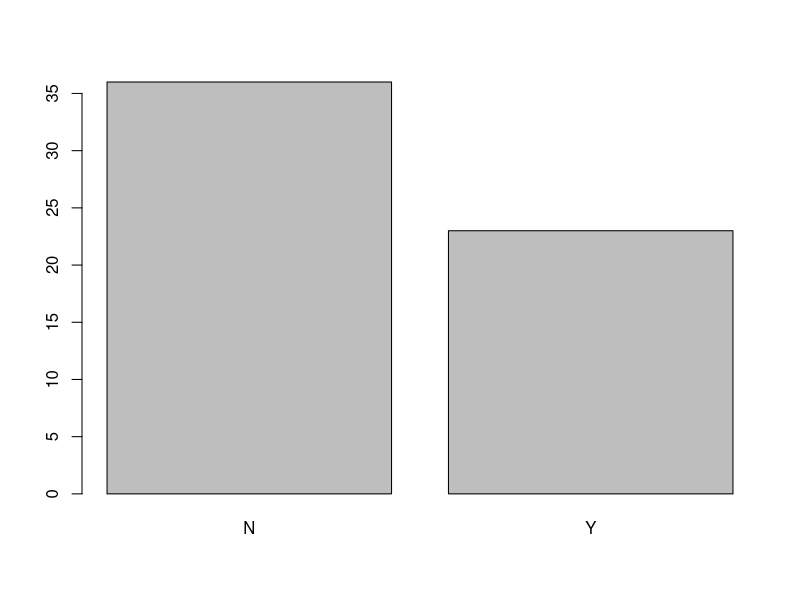
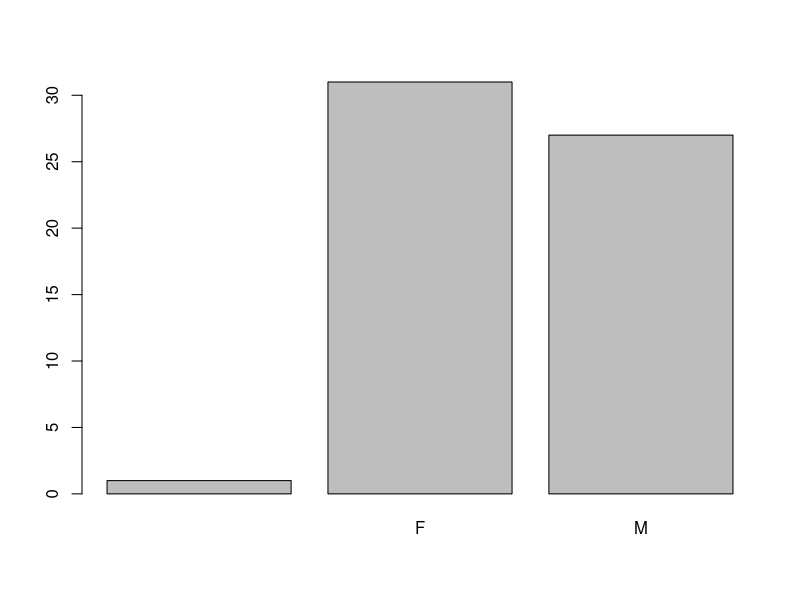

Generate these figures, in order, with R: (Note: this script raises an error after producing the figures.)
## ---- chunk 1
participants_data <- read.csv("participants_data.csv")
## ---- chunk 2
# Change the barplot by creating a table of gender 
participants_barplot <- table(participants_data$academic_parents)

barplot(participants_barplot)
## ---- chunk 3
participants_barplot <- table(participants_data$gender)

barplot(participants_barplot)
## ---- chunk 4
# Create a scatterplot of days to email response (y) 
# as a function of the letters in your first name (x) 
ggplot(data = participants_data, 
       aes(x = age, 
           y = number_of_siblings)) + 
  geom_point()
## ---- chunk 5
ggplot(data = participants_data, 
       aes(x = letters_in_first_name, 
           y = days_to_email_response)) + 
  geom_point()
## ---- chunk 6
# Create a scatterplot of days to email response (y) 
# as a function of the letters in your first name (x) 
# with colors representing binary data 
# related to academic parents (color) 
# and working hours per day as bubble sizes (size).
ggplot(data = participants_data, 
       aes(x = age, 
           y = batch, 
           color = gender, 
           size = number_of_siblings)) + 
  geom_point()
## ---- chunk 7
ggplot(data = participants_data, 
       aes(x = letters_in_first_name, 
           y = days_to_email_response, 
           color = academic_parents, 
           size = working_hours_per_day)) + 
  geom_point()
## ---- chunk 8
# Create a scatterplot of iris petal length (y) 
# as a function of sepal length (x) 
# with colors representing iris species (color) 
# and petal width as bubble sizes (size).
ggplot(data = iris, 
       aes(x = Sepal.Width, 
           y = Sepal.Length, 
           color = Species, 
           size = Petal.Length))+ 
  geom_point()
## ---- chunk 9
ggplot(data = iris, 
       aes(x = Sepal.Length, 
           y = Petal.Length, 
           color = Species, 
           size = Petal.Width))+ 
  geom_point()
## ---- chunk 10
# Create a plot with the diamonds data 
# of the carat (x) and the price (y)
plot1 <- ggplot(data = diamonds, 
                aes(x = cut, y = clarity, 
                    alpha = 0.2)) +
          geom_point()
## ---- chunk 11
plot1 <- ggplot(data = diamonds, 
                aes(x = carat, 
                    y = price, 
                    alpha = 0.2)) +
          geom_point()
## ---- chunk 12
# Create a plot with the diamonds data 
# of the log of carat (x) 
# and the log of price (y)
ggplot(data = diamonds,
       aes(x = log(cut),
           y = log(clarity),
           alpha = 0.2)) +
  geom_point()
## ---- chunk 13
ggplot(data = diamonds,
       aes(x = log(carat),
           y = log(price),
           alpha = 0.2)) + 
  geom_point()
## ---- chunk 14
# Create a smaller diamonds data set (top 100 rows), 
# create a scatterplot with carat on the x-axis 
# and price on the y-xis and 
# with the color of the diamond as the color of the points. 
dsmall <- top_n(diamonds, n = 10)

ggplot(data = dsmall, aes(x = depth, 
                          y = price, 
                          color = cut)) + 
  geom_point()
## ---- chunk 15
dsmall <- top_n(diamonds, n = 100)

ggplot(data = dsmall, aes(x = carat, 
                          y = price, 
                          color = color)) + 
  geom_point()
## ---- chunk 16
# Create a smaller diamonds data set (top 40 rows), 
# create a scatterplot with carat on the x-axis 
# and price on the y-xis and 
# with the cut of the diamond as the shapes for the points. 
dsmall <- top_n(diamonds, 
                n = 10)

ggplot( data = dsmall, 
        aes(x = carat, 
            y = depth, 
            shape = clarity)) + 
  geom_point()
## ---- chunk 17
dsmall <- top_n(diamonds, n = 40)

ggplot( data = dsmall, 
        aes(x = carat, 
            y = price, 
            shape = cut)) + 
  geom_point()
## ---- chunk 18
# Create a plot of the diamonds data 
# with carat on the x-axis, price on the y-axis. 
# Use the inhibit function to set the alpha to 0.1 
# and color to blue.
ggplot(data = diamonds, 
       aes(x = depth, 
           y = price, 
           alpha = I(0.4), 
           color = I("green"))) + 
  geom_point()
## ---- chunk 19
ggplot(data = diamonds, 
       aes(x = carat, 
           y = price, 
           alpha = I(0.1), 
           color = I("blue"))) + 
  geom_point()
## ---- chunk 20
# Create a smaller data set of diamonds with 50 rows. 
# Create a scatterplot and smoothed conditional 
# means overlay with carat on the x-axis 
# and price on the y-axis.
dsmall <- top_n(diamonds, 
                n = 10)

ggplot(data = dsmall, 
       aes(x = depth, 
           y = price))+
geom_point()+
geom_smooth()
## ---- chunk 21
dsmall <- top_n(diamonds, 
                n = 50)

ggplot(data = dsmall, 
       aes(x = carat, 
           y = price))+
geom_point()+
geom_smooth()
## ---- chunk 22
# Create a smaller data set of diamonds with 50 rows. 
# Create a scatterplot and smoothed conditional 
# means overlay with carat on the x-axis 
# and price on the y-axis.
# Use 'glm' as the option for the smoothing
dsmall <- top_n(diamonds, 
                n = 10)

ggplot(data = dsmall, 
       aes(x = depth, 
           y = price))+ 
  geom_point()+ 
geom_smooth(method = 'glm')
## ---- chunk 23
dsmall <- top_n(diamonds, 
                n = 50)

ggplot(data = dsmall, 
       aes(x = carat, 
           y = price))+ 
  geom_point()+ 
geom_smooth(method = 'glm')
## ---- chunk 24
# Change the boxplot so that the x-axis is cut and
#  the y-axis is price divided by carat
ggplot(data = diamonds, 
       aes(x = color, 
           y = carat)) + 
geom_boxplot()
## ---- chunk 25
ggplot(data = diamonds, 
       aes(x = cut, 
           y = price/carat)) + 
geom_boxplot()
## ---- chunk 26
# Change the jittered boxplot so that the x-axis is cut and
#  the y-axis is price divided by carat
ggplot(data = diamonds, 
       aes(x = color, 
           y = carat)) + 
geom_boxplot()+ 
geom_jitter()
## ---- chunk 27
ggplot(data = diamonds, 
       aes(x = color, 
           y = price/carat)) + 
geom_boxplot()+ 
geom_jitter()
## ---- chunk 28
ggplot(data = diamonds, aes(x = color, y = price/carat, alpha = I(0.1))) + 
geom_boxplot()+ 
geom_jitter()
## ---- chunk 29
# Change the density plot so that the x-axis is carat 
# and the color is the diamond color
ggplot(data = diamonds, 
       aes(x = carat)) +
geom_density()
## ---- chunk 30
ggplot(data = diamonds, 
       aes(x = carat, 
           color = color)) +
geom_density()
## ---- chunk 31
# Change the density plot so that the x-axis is carat 
# the color is the diamond color
# and hte alpha is set to 0.3 using the inhibit function
ggplot(data = diamonds, 
       aes(x = price, 
           color = cut, 
           alpha = I(0.5))) +
geom_density()
## ---- chunk 32
# Change the density plot so that the x-axis is carat 
# and the color is the diamond color
ggplot(data = diamonds, 
       aes(x = carat, 
           color = color, 
           alpha = I(0.3))) +
geom_density()
## ---- chunk 33
# Create a plot of the mpg data with 
# manufacturer as the color and a linear model 'lm'
# as the smooth method
ggplot(data = mpg, 
       aes(x = displ, 
           y = hwy,  
           color = class)) + 
geom_point() +
geom_smooth(method = "glm")
## ---- chunk 34
ggplot(data = mpg, 
       aes(x = displ, 
           y = hwy,  
           color = manufacturer)) + 
geom_point() +
geom_smooth(method = "lm")
## ---- chunk 35
# Change the title and labels as you see fit
ggplot(mtcars, 
       aes(mpg, 
           y = hp, 
           col = gear)) +
  geom_point() +
  ggtitle("My Title") +
  labs(x = "the x label", 
       y = "the y label", 
       col = "legend title")
## ---- chunk 36
# Change the title and labels as you see fit  
ggplot(data = mtcars) +
  aes(x = mpg) +
  labs(x = "the x label") +
  aes(y = hp) +
  labs(y = "the y label") +
  geom_point() +
  aes(col = gear) +
  labs(col = "legend title") +
  labs(title = "My Title")
## ---- chunk 37
# subset the data to numeric only with select_if
part_data <- select_if(participants_data, 
                       is.numeric)
# use 'cor' to perform pearson correlation
# use 'round' to reduce correlation 
# results to 1 decimal
cormat <- round(cor(part_data), 
                digits = 1)
# use 'as.data.frame.table' to build a table
# with correlation values
melted_cormat <- as.data.frame.table(cormat, 
                                     responseName = "value")
# plot the result with 'geom-tile'
ggplot(data = melted_cormat, 
       aes(x = Var1,
           y = Var2,
           fill = value)) + 
geom_tile()
## ---- chunk 38
# Check the names for the `datasaurus_dozen` data

## ---- chunk 39
names(datasaurus_dozen)
## ---- chunk 40
# Change the 'ease_aes()' option from default 'linear'
# to 'cubic-in-out' for a smoother appearance
ggplot(datasaurus_dozen, 
       aes(x = x,
           y = y))+
  geom_point()+
  theme_minimal() +
  transition_states(states = dataset) + 
  ease_aes()
## ---- chunk 41
ggplot(datasaurus_dozen, 
       aes(x = x,
           y = y))+
  geom_point()+
  theme_minimal() +
  transition_states(states = dataset) + 
  ease_aes('cubic-in-out')
## ---- chunk 42
# Change our 'dsmall' selection 
# of diamonds data to 100 observations
dsmall <- top_n(diamonds, 
                n = 40)

ggplot(data = dsmall, 
       aes(x = carat, 
           y = price, 
           color = color)) + 
  geom_line() +
  transition_reveal(carat) + 
  ease_aes() 
## ---- chunk 43
dsmall <- top_n(diamonds, 
                n = 100)

ggplot(data = dsmall, 
       aes(x = carat, 
           y = price, 
           color = color)) + 
  geom_line() +
  transition_reveal(carat) + 
  ease_aes() 
